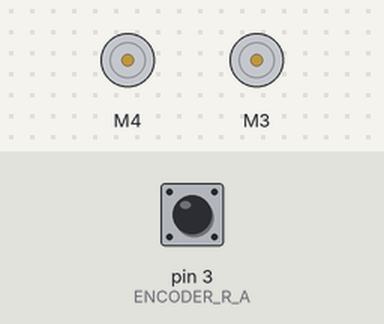
A sketch run on a simulated Arduino Uno, built with avr-gcc and run on an emulated ATmega328P. On the bench: 2 × DC motor (green arrow = forward, orange = backward, longer = faster). Inputs (shaded band) come from the test bench; at power-on: pin 3 (ENCODER_R_A) HIGH. What the sketch prints to the serial monitor is not drawn.

Above: at 0.1 s.
At 2.2 s:
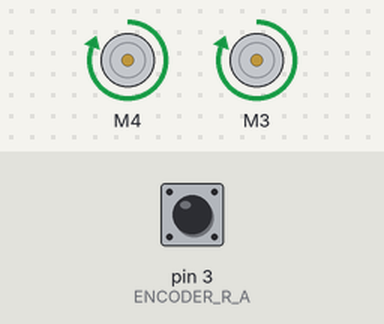
Timing chart, 0 to 3.7 s (numbered marks = the images above):
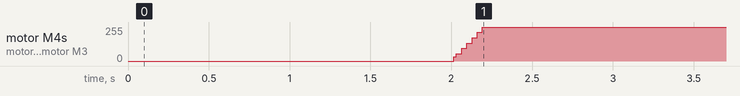

The sketch:

basicMoveTest.ino
```cpp
#include "MotorControl.h"
#include <Arduino.h>
#include "digitalWriteFast.h"

#define DRIVE_MEGA_I2C 8

#define ENCODER_L_A 19
#define ENCODER_L_B 18
#define ENCODER_R_A 3
#define ENCODER_R_B 5

MotorControl * m;


encoder* leftEncoder;
encoder* rightEncoder;

int isrCount[2] = {0, 0};

void setup() {
  Serial.begin(115200);  // start serial for testing outputs
  delay(1000);
  //Serial.println("welcome to this test");

  initMotorControl();
  testMotorSetup();
  //Serial.println("end of setup - main");

}

void loop() {
  delay(10);
  //Serial.println("left encoder isr " + String(isrCount[0]) + " / right encoder isr " + String(isrCount[1]));
  //Serial.println("left encoder position " + String(leftEncoder->getPos()) + " / right encoder position" + String(rightEncoder->getPos()));
  m->update();
}

//test function that starts motor moving
void testMotorSetup() {
  m->setMotorMode(RIGHT);
}

void initMotorControl() {
  m = new MotorControl(ENCODER_L_A, ENCODER_L_B, ENCODER_R_A, ENCODER_R_B);

  m->setMotorMode(STOP);

  leftEncoder = m->getLeftEncoder();
  rightEncoder = m->getRightEncoder();

  attachInterrupt(digitalPinToInterrupt(ENCODER_L_A), leftEncoderISR, CHANGE);
  attachInterrupt(digitalPinToInterrupt(ENCODER_R_A), rightEncoderISR, CHANGE);
  //Serial.println("motor control initialized in main");
}

void leftEncoderISR() {
  isrCount[0]++;
  leftEncoder->updatePos();
}

void rightEncoderISR() {
  isrCount[1]++;
  rightEncoder->updatePos();
}
```

MotorControl.cpp
```cpp
#include "MotorControl.h"
#include <Adafruit_MotorShield.h>
#include <PID_v1.h>
#include "utility/Adafruit_MS_PWMServoDriver.h"

MotorControl::MotorControl(int lA, int lB, int rA, int rB) {
  //Field Initializations

  leftEncoder = new encoder(lA,lB);
  rightEncoder = new encoder(rA,rB);

  //Serial.println("inside init");

  AFMS = new Adafruit_MotorShield();

  myOtherMotor = AFMS->getMotor(3);
  myMotor = AFMS->getMotor(4);

  //Serial.println("AFMS init");

  prevTime = 0;

  leftPrevEncoderPos = 0;

  leftKp = 0.15;  //0.3 (0.1 - 1)
  leftKi = 75;   //5 - 70
  leftKd = 0;   //0
  leftMotorPID = new PID(&leftVelocity, &leftPower, &leftSetpoint,leftKp,leftKi,leftKd, DIRECT);

  rightPrevEncoderPos = 0;

  rightKp = 0.15;
  rightKi = 75;
  rightKd = 0;
  rightMotorPID = new PID(&rightVelocity, &rightPower, &rightSetpoint,rightKp,rightKi,rightKd, DIRECT);

  //Serial.println("PID init");

  //Motor Initialization
  AFMS->begin();  // create with the default frequency 1.6KHz

  //myMotor->setSpeed(120);
  //myOtherMotor->setSpeed(120);
  //myMotor->run(FORWARD);
  //myOtherMotor->run(FORWARD);

  //PID Initialization
  leftMotorPID->SetSampleTime(3);
  leftMotorPID->SetMode(AUTOMATIC);
  leftMotorPID->SetOutputLimits(-255, 255);

  rightMotorPID->SetSampleTime(3);
  rightMotorPID->SetMode(AUTOMATIC);
  rightMotorPID->SetOutputLimits(-255, 255);

  //delay for testing purposes
  delay(1000);
  //Serial.println("Motor Control Initialized");
}

encoder* MotorControl::getLeftEncoder() {
  return leftEncoder;
}

encoder* MotorControl::getRightEncoder() {
  return rightEncoder;
}

void MotorControl::setMotorAction(char a){
  motorAction = a;
}

void MotorControl::setMotorSpeed(char s){
  if(s == '1'){
    motorSpeed = 90;
  }
  else if(s == '2'){
    motorSpeed = 135;
  }
  else if(s == '3'){
    motorSpeed = 180;
  }
}

void MotorControl::setMotorDirection(char d){
  if(d == 'f'){
    motorDirection = -1;
  }
  else if(d == 'b'){
    motorDirection = 1;
  }
}


void MotorControl::update(){
  int16_t leftPosition,rightPosition;

  leftPosition = leftEncoder->getPos();
  rightPosition = rightEncoder->getPos();

  /* For Testing Purposes
  Serial.print(leftPosition);
  Serial.print(", ");
  Serial.print(rightPosition);
  Serial.print("\n");
  */
  calculateVelocity();

  Serial.print("Velocity:" + String(leftVelocity) +  " / " + String(rightVelocity));
  Serial.print(" Set:" + String(leftSetpoint) + " / " + String(rightSetpoint));
  Serial.print(" Power:" + String(leftPower) +  " / " + String(rightPower) + "\n");
  Serial.print(" Set Speed:" + String(motorSpeed) +  " / Set Direction: " + String(motorDirection) + "\n");
  /* //Serial Plotter
  Serial.println(int(rightVelocity));
  Serial.println(int(leftPower));
  Serial.print(" ");
  */

  switch(motorAction){
    case 'm':
      setPIDSpeed(motorSpeed*motorDirection, motorSpeed*motorDirection);
      break;
    case 't':
      setPIDSpeed(motorSpeed*motorDirection, motorSpeed*motorDirection*-1);
      break;
    case 's':
      setPIDSpeed(0,0);
      break;
  }
}

void MotorControl::setPIDSpeed(int leftSpeed, int rightSpeed) {
  leftSetpoint = leftSpeed;
  leftMotorPID->Compute();
  if(leftPower < 0 ){
    myMotor->run(BACKWARD);
  }else{
    myMotor->run(FORWARD);
  }
  myMotor->setSpeed(abs((int)leftPower));

  rightSetpoint = rightSpeed;
  rightMotorPID->Compute();
  if(rightPower > 0 ){
    myOtherMotor->run(BACKWARD);
  }else{
    myOtherMotor->run(FORWARD);
  }
  myOtherMotor->setSpeed(abs((int)rightPower));
  //Serial.println("Set Motor Speeds");
}

int MotorControl::normalizeSpeedForAFMS(double s) {
  return (s / motorMaxSpeed) * 255;
}

void MotorControl::calculateVelocity() {
  if (vSampleCount < numVSamples) {
    unsigned long t = millis();
    Serial.println("Left Encoder Pos " + String(leftEncoder->getPos()));
    Serial.println("Time Diff " + String((t-prevTime)));

    leftVSampleSum += 2*(leftEncoder->getPos() - leftPrevEncoderPos)/(.001*double(t-prevTime));
    leftPrevEncoderPos = leftEncoder->getPos();
    rightVSampleSum += 2*(rightEncoder->getPos() - rightPrevEncoderPos)/(.001*double(t-prevTime));
    rightPrevEncoderPos = rightEncoder->getPos();
    prevTime = t;
    vSampleCount++;
  }
  if (vSampleCount == numVSamples) {
    double lv = normalizeSpeedForAFMS(leftVSampleSum / numVSamples);
    double rv = normalizeSpeedForAFMS(rightVSampleSum / numVSamples);
    if (lv != 0 ) {
      leftVelocity = lv;
    }
    if (rv != 0 ) {
      rightVelocity = rv;
    }
    leftVSampleSum = 0;
    rightVSampleSum = 0;
    vSampleCount = 0;
  }
}

void MotorControl::setMotorMode(int c) {
  switch(c){
    case FWD1:
      setMotorAction('m');
      setMotorSpeed('1');
      setMotorDirection('f');
      break;
    case FWD2:
      setMotorAction('m');
      setMotorSpeed('2');
      setMotorDirection('f');
      break;
    case FWD3:
      setMotorAction('m');
      setMotorSpeed('3');
      setMotorDirection('f');
      break;
    case BACK1:
      setMotorAction('m');
      setMotorSpeed('1');
      setMotorDirection('b');
      break;
    case BACK2:
      setMotorAction('m');
      setMotorSpeed('2');
      setMotorDirection('b');
      break;
    case BACK3:
      setMotorAction('m');
      setMotorSpeed('3');
      setMotorDirection('b');
      break;
    case LEFT:
      setMotorAction('t');
      setMotorSpeed('1');
      setMotorDirection('f');
      break;
    case RIGHT:
      setMotorAction('t');
      setMotorSpeed('1');
      setMotorDirection('b');
      break;
    case STOP:
      setMotorAction('s');
      break;
  }
}
```

MotorControl.h
```cpp
#ifndef MOTORCONTROL_H
#define MOTORCONTROL_H
#include <Adafruit_MotorShield.h>
#include <PID_v1.h>
#include "utility/Adafruit_MS_PWMServoDriver.h"

#include "encoder.h"

//required libraries:
//Adafruit_MotorShield v2
//PID by Brett

enum Commands{FWD1, FWD2, FWD3, BACK1, BACK2, BACK3, LEFT, RIGHT, STOP};

class MotorControl {

public:
  MotorControl(int lA, int lB, int rA, int rB);
  void update();
  void setMotorMode(int c);

  encoder* getLeftEncoder();
  encoder* getRightEncoder();

private:

  void setMotorAction(char a);
  void setMotorSpeed(char s);
  void setMotorDirection(char d);

  void setPIDSpeed(int leftSpeed, int rightSpeed);
  void calculateVelocity();
  int normalizeSpeedForAFMS(double s);

  //Motor Variables
  double motorMaxSpeed = 950.0;
  char motorAction;
  int motorSpeed;
  int motorDirection;

  encoder* leftEncoder;
  encoder* rightEncoder;

  Adafruit_MotorShield *AFMS;
  Adafruit_DCMotor *myMotor;
  Adafruit_DCMotor *myOtherMotor;

  //PID Variables
  unsigned long prevTime;   //stored as milliseconds, converted to second in calculateVelocity

  int leftPrevEncoderPos;
  double leftSetpoint, leftVelocity, leftPower;
  double leftKp;
  double leftKi;
  double leftKd;
  PID * leftMotorPID;

  int rightPrevEncoderPos;
  double rightSetpoint, rightVelocity, rightPower;
  double rightKp;
  double rightKi;
  double rightKd;
  PID * rightMotorPID;

  // velocity averaging stuff
  const double numVSamples = 5;
  int vSampleCount = 0;
  double leftVSampleSum = 0;
  double rightVSampleSum = 0;
};

#endif
```

encoder.cpp
```cpp
#include <Arduino.h>
#include "encoder.h"
#include "digitalWriteFast.h"

encoder::encoder(int pa, int pb) {
  pinA = pa;
  pinB = pb;
  pos = 0;
  pinMode(pinA, INPUT);
  pinMode(pinB, INPUT);
}

int encoder::getPos() {
  return pos;
}

int encoder::updatePos() {
  switch(digitalRead(pinA)){
    case 0:
      if(digitalRead(pinB))pos++;
      else pos--;
      break;
    case 1:
      if(digitalRead(pinB))pos--;
      else pos++;
      break;
  }

  //if(digitalRead(pinB)) pos-=2;
  //else pos+=2;
}
```

encoder.h
```cpp
#ifndef ENCODER_H
#define ENCODER_H

//required libraries:
//Digital Write Fast

class encoder {

public:
  encoder(int pa, int pb);  //pinA MUST be interrupt capable
  int getPos();
  int updatePos();

private:
  int pinA, pinB;
  int pos;

};

#endif
```

Measured:
- by itself, motor M4, motor M3: stopped → forward 255/255 at 2.0 s
